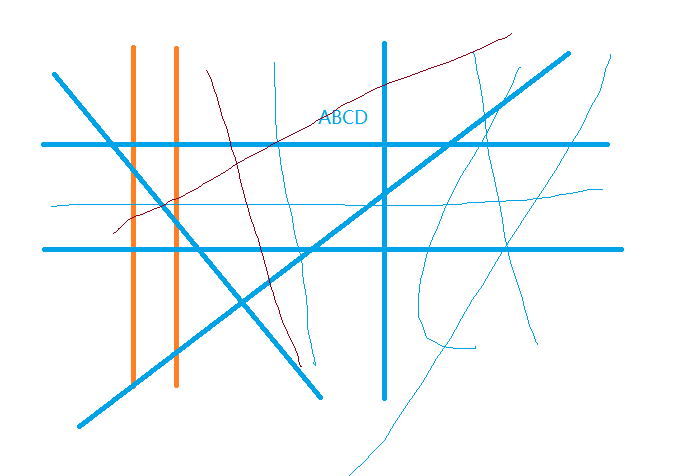
//> input picture opencvtest/getLine/test3.png, 682 x 476 px
$ ./getLine   (built with g++ and OpenCV 4)
//> lines starting //> are read from the running program, lines starting //| are printed output that depends on the picture; after the words box and inside, x2 and y2 are one past the last pixel; in counts of white or black regions, pixels touching at a corner belong together
### opencvtest/getLine/pch.h
// 入门提示:
//   1. 使用解决方案资源管理器窗口添加/管理文件
//   2. 使用团队资源管理器窗口连接到源代码管理
//   3. 使用输出窗口查看生成输出和其他消息
//   4. 使用错误列表窗口查看错误
//   5. 转到“项目”>“添加新项”以创建新的代码文件，或转到“项目”>“添加现有项”以将现有代码文件添加到项目
//   6. 将来，若要再次打开此项目，请转到“文件”>“打开”>“项目”并选择 .sln 文件

#ifndef PCH_H
#define PCH_H

// TODO: 添加要在此处预编译的标头

#endif //PCH_H

### opencvtest/getLine/getLine.cpp
// getLine.cpp : 此文件包含 "main" 函数。程序执行将在此处开始并结束。
//

#include "pch.h"
#include <iostream>
#include<opencv2/opencv.hpp>
using namespace std;
using namespace cv;
int main()
{
    std::cout << "Hello World!\n";
	Mat test = imread("./test3.png");
//> test is the input picture: 476 rows x 682 cols, CV_8UC3; mean B, G, R 251.4, 249.1, 243.4
	cout << test.channels() << endl;
//| 3
	namedWindow("test", WINDOW_AUTOSIZE);
	imshow("test", test);
	Mat gray(test.rows,test.cols,CV_8UC1);
	//gray.zeros(test.size(), test.type());
	cvtColor(test, gray, COLOR_BGR2GRAY);
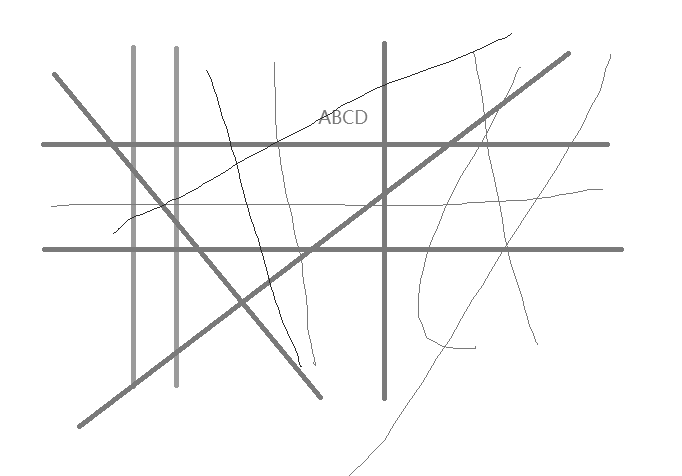
//> gray: 476 rows x 682 cols, CV_8UC1; min 43, max 255, mean 247.7
	imshow("gray", gray);
	Mat adapt;
	adaptiveThreshold(gray, adapt, 255,ADAPTIVE_THRESH_MEAN_C, THRESH_BINARY, 15,-2);
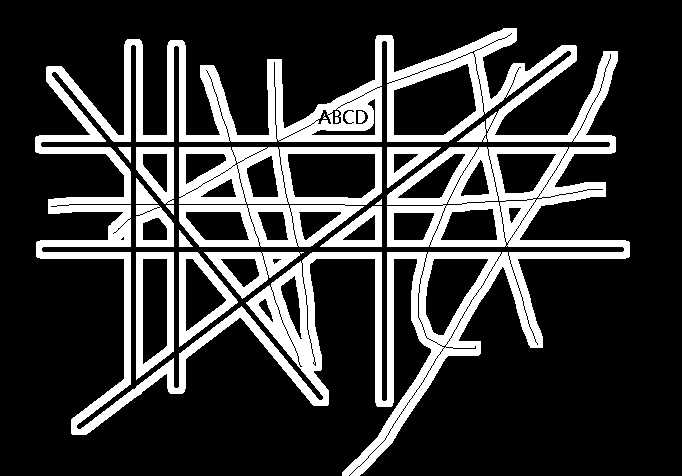
//> adapt: 476 rows x 682 cols, CV_8UC1; 23% white; 18 white regions (2 under 20 px), largest, box (x1, y1, x2, y2) and area: (35, 28, 630, 476) 55007, (179, 147, 382, 247) 9380, (136, 252, 174, 380) 2016
	imshow("binary1", adapt);
	Mat kernel1 = getStructuringElement(MORPH_RECT, Size(adapt.cols / 16, 1),Point(-1,-1));
//> kernel1 = 42 values from 1 to 1
	Mat kernel2 = getStructuringElement(MORPH_RECT, Size(1, adapt.rows / 16), Point(-1, -1));
//> kernel2 = 29 values from 1 to 1
	morphologyEx(adapt, adapt, MORPH_OPEN, kernel2);
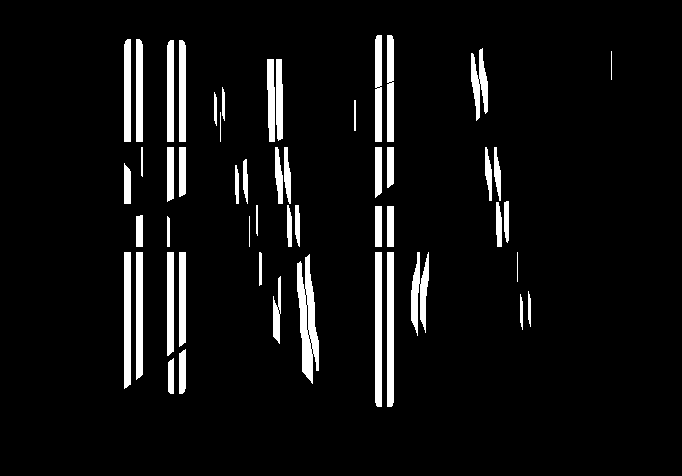
//> adapt: 476 rows x 682 cols, CV_8UC1; 6.2% white; 51 white regions, largest, box (x1, y1, x2, y2) and area: (297, 254, 319, 384) 1635, (375, 252, 382, 407) 1080, (387, 252, 394, 407) 1080
	bitwise_not(adapt, adapt);
	/*erode(adapt, adapt, kernel1);
	dilate(adapt, adapt, kernel1);*/
	imshow("binary", adapt);
	waitKey(0);
}

// 运行程序: Ctrl + F5 或调试 >“开始执行(不调试)”菜单
// 调试程序: F5 或调试 >“开始调试”菜单

// 入门提示:
//   1. 使用解决方案资源管理器窗口添加/管理文件
//   2. 使用团队资源管理器窗口连接到源代码管理
//   3. 使用输出窗口查看生成输出和其他消息
//   4. 使用错误列表窗口查看错误
//   5. 转到“项目”>“添加新项”以创建新的代码文件，或转到“项目”>“添加现有项”以将现有代码文件添加到项目
//   6. 将来，若要再次打开此项目，请转到“文件”>“打开”>“项目”并选择 .sln 文件

$ run again, with opencvtest/getLine/test4.png copied over opencvtest/getLine/test3.png
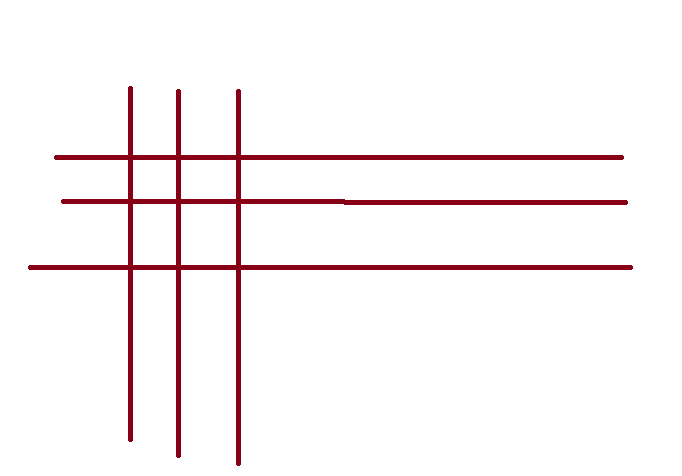
//> input picture opencvtest/getLine/test4.png, 682 x 476 px
//> test is the input picture: 476 rows x 682 cols, CV_8UC3; mean B, G, R 244.9, 244, 249.9
//| 3
//> `cvtColor(test, gray, COLOR_BGR2GRAY);`:
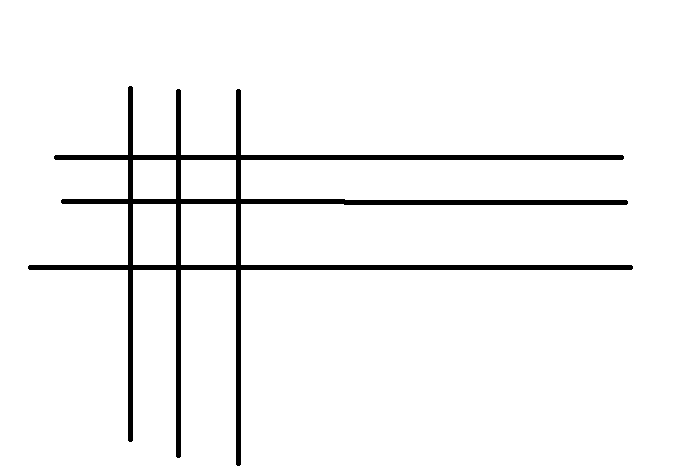
//> gray: 476 rows x 682 cols, CV_8UC1; values 43 (black) and 255 (white), 95.7% white; 1 black region, box (x1, y1, x2, y2) and area: (28, 86, 633, 466) 13972
//> `morphologyEx(adapt, adapt, MORPH_OPEN, kernel2);`:
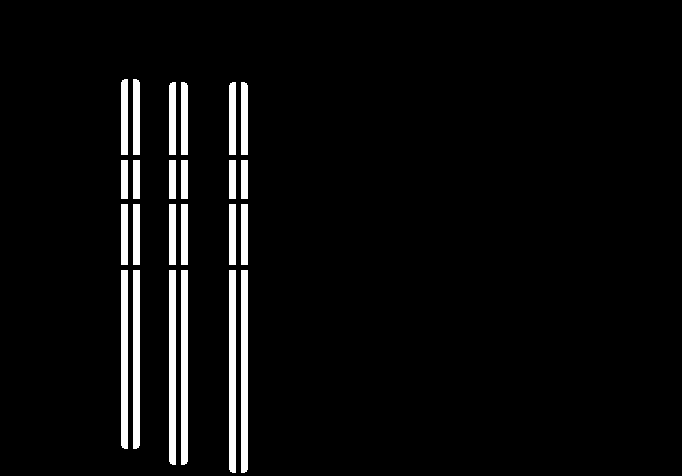
//> adapt: 476 rows x 682 cols, CV_8UC1; 4.7% white; 24 white regions, largest, box (x1, y1, x2, y2) and area: (229, 270, 236, 473) 1416, (241, 270, 248, 473) 1416, (169, 270, 176, 465) 1360

$ run again, with opencvtest/getLine/test.png copied over opencvtest/getLine/test3.png
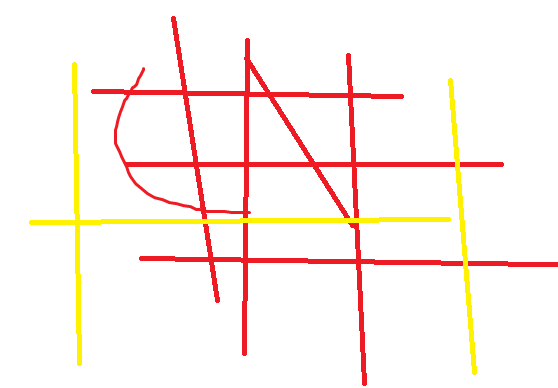
//> input picture opencvtest/getLine/test.png, 558 x 388 px
//> test is the input picture: 388 rows x 558 cols, CV_8UC3; mean B, G, R 237.5, 242.7, 254
//| 3
//> `adaptiveThreshold(gray, adapt, 255,ADAPTIVE_THRESH_MEAN_C, THRESH_BINA..`:
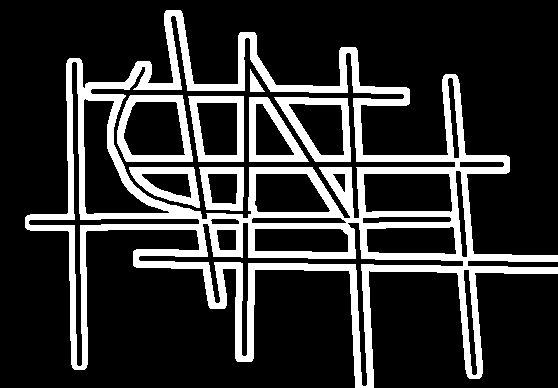
//> adapt: 388 rows x 558 cols, CV_8UC1; 19.8% white; 8 white regions, largest, box (x1, y1, x2, y2) and area: (25, 10, 558, 388) 34234, (117, 95, 193, 162) 1712, (274, 97, 351, 162) 1655
//> `morphologyEx(adapt, adapt, MORPH_OPEN, kernel2);`:
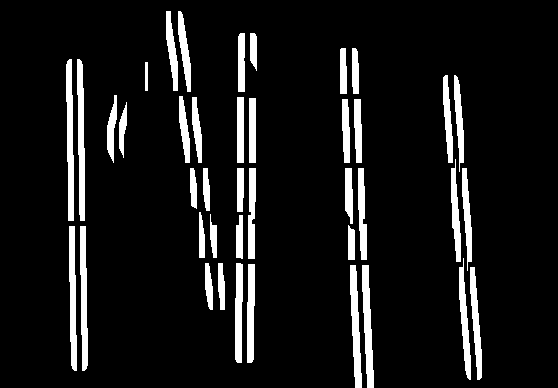
//> adapt: 388 rows x 558 cols, CV_8UC1; 9.2% white; 41 white regions, largest, box (x1, y1, x2, y2) and area: (66, 59, 74, 221) 978, (77, 59, 85, 221) 972, (362, 265, 374, 388) 881
